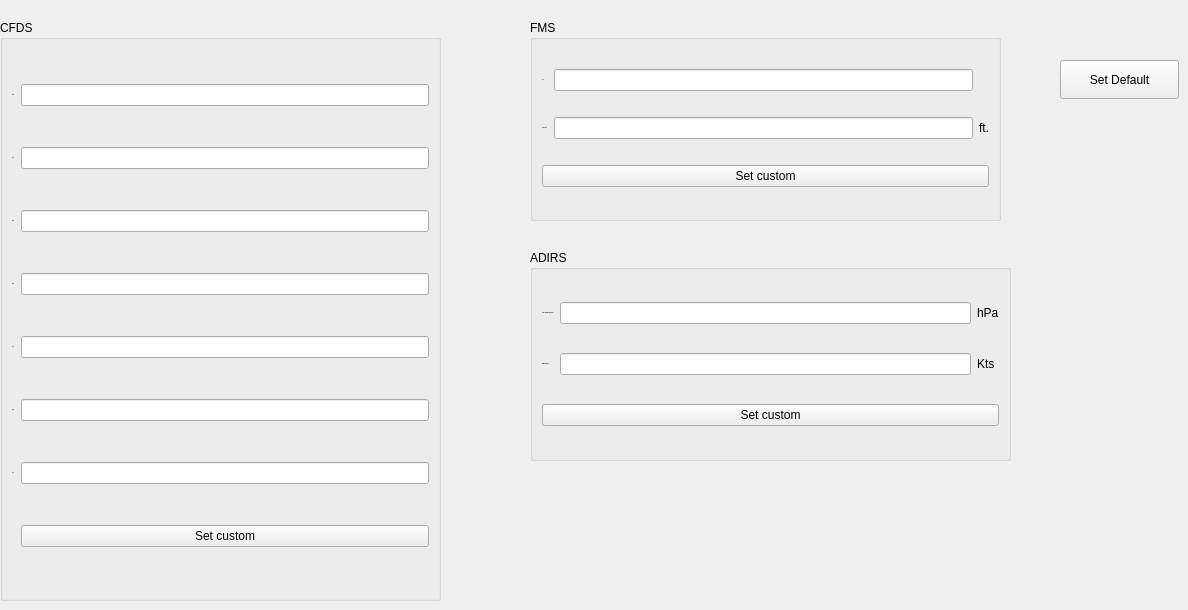
      <widget class="QWidget" name="tab_2">
       <attribute name="title">
        <string>CPC 20791 In</string>
       </attribute>
       <widget class="QPushButton" name="setDefaultButton">
        <property name="geometry">
         <rect>
          <x>1060</x>
          <y>60</y>
          <width>119</width>
          <height>39</height>
         </rect>
        </property>
        <property name="text">
         <string>Set Default</string>
        </property>
       </widget>
       <widget class="QGroupBox" name="groupBox_4">
        <property name="geometry">
         <rect>
          <x>0</x>
          <y>20</y>
          <width>441</width>
          <height>581</height>
         </rect>
        </property>
        <property name="title">
         <string>CFDS</string>
        </property>
        <layout class="QGridLayout" name="gridLayout_9">
         <item row="5" column="0">
          <widget class="QLabel" name="label_72">
           <property name="font">
            <font>
             <family>Inter</family>
             <pointsize>-1</pointsize>
             <weight>75</weight>
             <bold>true</bold>
            </font>
           </property>
           <property name="text">
            <string>302</string>
           </property>
          </widget>
         </item>
         <item row="6" column="0">
          <widget class="QLabel" name="label_73">
           <property name="font">
            <font>
             <family>Inter</family>
             <pointsize>-1</pointsize>
             <weight>75</weight>
             <bold>true</bold>
            </font>
           </property>
           <property name="text">
            <string>303</string>
           </property>
          </widget>
         </item>
         <item row="2" column="0">
          <widget class="QLabel" name="label_69">
           <property name="font">
            <font>
             <family>Inter</family>
             <pointsize>-1</pointsize>
             <weight>75</weight>
             <bold>true</bold>
            </font>
           </property>
           <property name="text">
            <string>227</string>
           </property>
          </widget>
         </item>
         <item row="3" column="0">
          <widget class="QLabel" name="label_70">
           <property name="font">
            <font>
             <family>Inter</family>
             <pointsize>-1</pointsize>
             <weight>75</weight>
             <bold>true</bold>
            </font>
           </property>
           <property name="text">
            <string>260</string>
           </property>
          </widget>
         </item>
         <item row="4" column="1">
          <widget class="QLineEdit" name="lineEdit_301">
           <property name="text">
            <string/>
           </property>
          </widget>
         </item>
         <item row="5" column="1">
          <widget class="QLineEdit" name="lineEdit_302">
           <property name="text">
            <string/>
           </property>
          </widget>
         </item>
         <item row="1" column="1">
          <widget class="QLineEdit" name="lineEdit_126"/>
         </item>
         <item row="3" column="1">
          <widget class="QLineEdit" name="lineEdit_260"/>
         </item>
         <item row="6" column="1">
          <widget class="QLineEdit" name="lineEdit_303">
           <property name="text">
            <string/>
           </property>
          </widget>
         </item>
         <item row="2" column="1">
          <widget class="QLineEdit" name="lineEdit_227"/>
         </item>
         <item row="0" column="1">
          <widget class="QLineEdit" name="lineEdit_125">
           <property name="toolTip">
            <string>855254AA default</string>
           </property>
          </widget>
         </item>
         <item row="4" column="0">
          <widget class="QLabel" name="label_71">
           <property name="font">
            <font>
             <family>Inter</family>
             <pointsize>-1</pointsize>
             <weight>75</weight>
             <bold>true</bold>
            </font>
           </property>
           <property name="text">
            <string>301</string>
           </property>
          </widget>
         </item>
         <item row="0" column="0">
          <widget class="QLabel" name="label_65">
           <property name="font">
            <font>
             <family>Inter</family>
             <pointsize>-1</pointsize>
             <weight>75</weight>
             <bold>true</bold>
            </font>
           </property>
           <property name="text">
            <string>125</string>
           </property>
          </widget>
         </item>
         <item row="1" column="0">
          <widget class="QLabel" name="label_66">
           <property name="font">
            <font>
             <family>Inter</family>
             <pointsize>-1</pointsize>
             <weight>75</weight>
             <bold>true</bold>
            </font>
           </property>
           <property name="text">
            <string>126</string>
           </property>
          </widget>
         </item>
         <item row="7" column="1">
          <widget class="QPushButton" name="pushButton_setCustom_cfds">
           <property name="text">
            <string>Set custom</string>
           </property>
          </widget>
         </item>
        </layout>
       </widget>
       <widget class="QGroupBox" name="groupBox_9">
        <property name="geometry">
         <rect>
          <x>530</x>
          <y>20</y>
          <width>471</width>
          <height>201</height>
         </rect>
        </property>
        <property name="title">
         <string>FMS</string>
        </property>
        <layout class="QGridLayout" name="gridLayout_10">
         <item row="1" column="0">
          <widget class="QLabel" name="label_83">
           <property name="font">
            <font>
             <family>Inter</family>
             <pointsize>-1</pointsize>
             <weight>75</weight>
             <bold>true</bold>
            </font>
           </property>
           <property name="text">
            <string>LFE in feet</string>
           </property>
          </widget>
         </item>
         <item row="0" column="0">
          <widget class="QLabel" name="label_82">
           <property name="font">
            <font>
             <family>Inter</family>
             <pointsize>-1</pointsize>
             <weight>75</weight>
             <bold>true</bold>
            </font>
           </property>
           <property name="text">
            <string>351</string>
           </property>
          </widget>
         </item>
         <item row="1" column="1">
          <widget class="QLineEdit" name="lfe_in_feet">
           <property name="toolTip">
            <string>-2000 to +14000 ft</string>
           </property>
          </widget>
         </item>
         <item row="0" column="1">
          <widget class="QLineEdit" name="valid_word_discrete">
           <property name="toolTip">
            <string/>
           </property>
          </widget>
         </item>
         <item row="0" column="2">
          <widget class="QLabel" name="label_85">
           <property name="text">
            <string/>
           </property>
          </widget>
         </item>
         <item row="1" column="2">
          <widget class="QLabel" name="label_84">
           <property name="text">
            <string>ft.</string>
           </property>
          </widget>
         </item>
         <item row="2" column="0" colspan="3">
          <widget class="QPushButton" name="pushButton_setCustom_fms">
           <property name="text">
            <string>Set custom</string>
           </property>
          </widget>
         </item>
        </layout>
       </widget>
       <widget class="QGroupBox" name="groupBox">
        <property name="geometry">
         <rect>
          <x>530</x>
          <y>250</y>
          <width>481</width>
          <height>211</height>
         </rect>
        </property>
        <property name="title">
         <string>ADIRS</string>
        </property>
        <layout class="QGridLayout" name="gridLayout_11">
         <item row="1" column="1">
          <widget class="QLineEdit" name="true_airspeed">
           <property name="toolTip">
            <string>60 to 599 Kts</string>
           </property>
          </widget>
         </item>
         <item row="0" column="2">
          <widget class="QLabel" name="label_60">
           <property name="text">
            <string>hPa</string>
           </property>
          </widget>
         </item>
         <item row="0" column="0">
          <widget class="QLabel" name="label_57">
           <property name="font">
            <font>
             <family>Inter</family>
             <pointsize>-1</pointsize>
             <weight>75</weight>
             <bold>true</bold>
            </font>
           </property>
           <property name="text">
            <string>Static ambient pressure</string>
           </property>
          </widget>
         </item>
         <item row="1" column="0">
          <widget class="QLabel" name="label_58">
           <property name="font">
            <font>
             <family>Inter</family>
             <pointsize>-1</pointsize>
             <weight>75</weight>
             <bold>true</bold>
            </font>
           </property>
           <property name="text">
            <string>True airspeed</string>
           </property>
          </widget>
         </item>
         <item row="0" column="1">
          <widget class="QLineEdit" name="static_pressure">
           <property name="toolTip">
            <string>100 to 1100 hPa</string>
           </property>
          </widget>
         </item>
         <item row="1" column="2">
          <widget class="QLabel" name="label_59">
           <property name="text">
            <string>Kts</string>
           </property>
          </widget>
         </item>
         <item row="2" column="0" colspan="3">
          <widget class="QPushButton" name="pushButton_setCustom_adirs">
           <property name="text">
            <string>Set custom</string>
           </property>
          </widget>
         </item>
        </layout>
       </widget>
      </widget>
